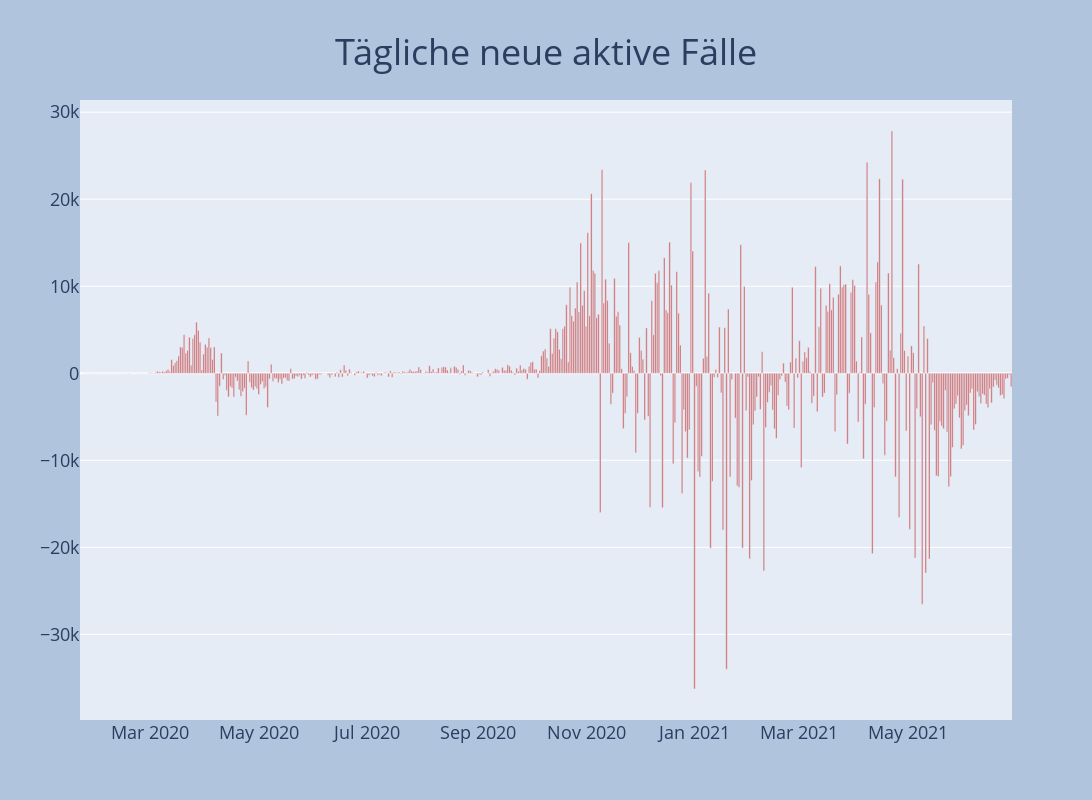

The notebook cell this image was saved under:
### Code cell
fig = go.Figure()
fig.add_trace(go.Bar(x=df.datum, y=df.neu_aktiv, marker_color='indianred'))
fig = plot_layout(fig, 'Tägliche neue aktive Fälle')
fig.show()

### Figure 1 — Plotly figure (JSON) as saved in the notebook; plotly's stock layout.template omitted (floating-point values rounded to 4 significant figures; data arrays with more than 128 entries replaced by an {"elided": "..."} marker saying what was removed)
{"data": [{"marker": {"color": "indianred"}, "type": "bar", "x": {"elided": "524 str values"}, "y": {"elided": "524 int values"}}], "layout": {"autosize": false, "height": 800, "hovermode": "x", "legend": {"bgcolor": "lightgray", "font": {"color": "black", "size": 18}, "x": 0.05, "y": 0.95}, "paper_bgcolor": "LightSteelBlue", "title": {"font": {"size": 36}, "text": "Tägliche neue aktive Fälle", "x": 0.5, "xanchor": "center", "y": 0.95}, "width": 1600, "xaxis": {"tickfont": {"size": 18}}, "yaxis": {"tickfont": {"size": 18}}}}
